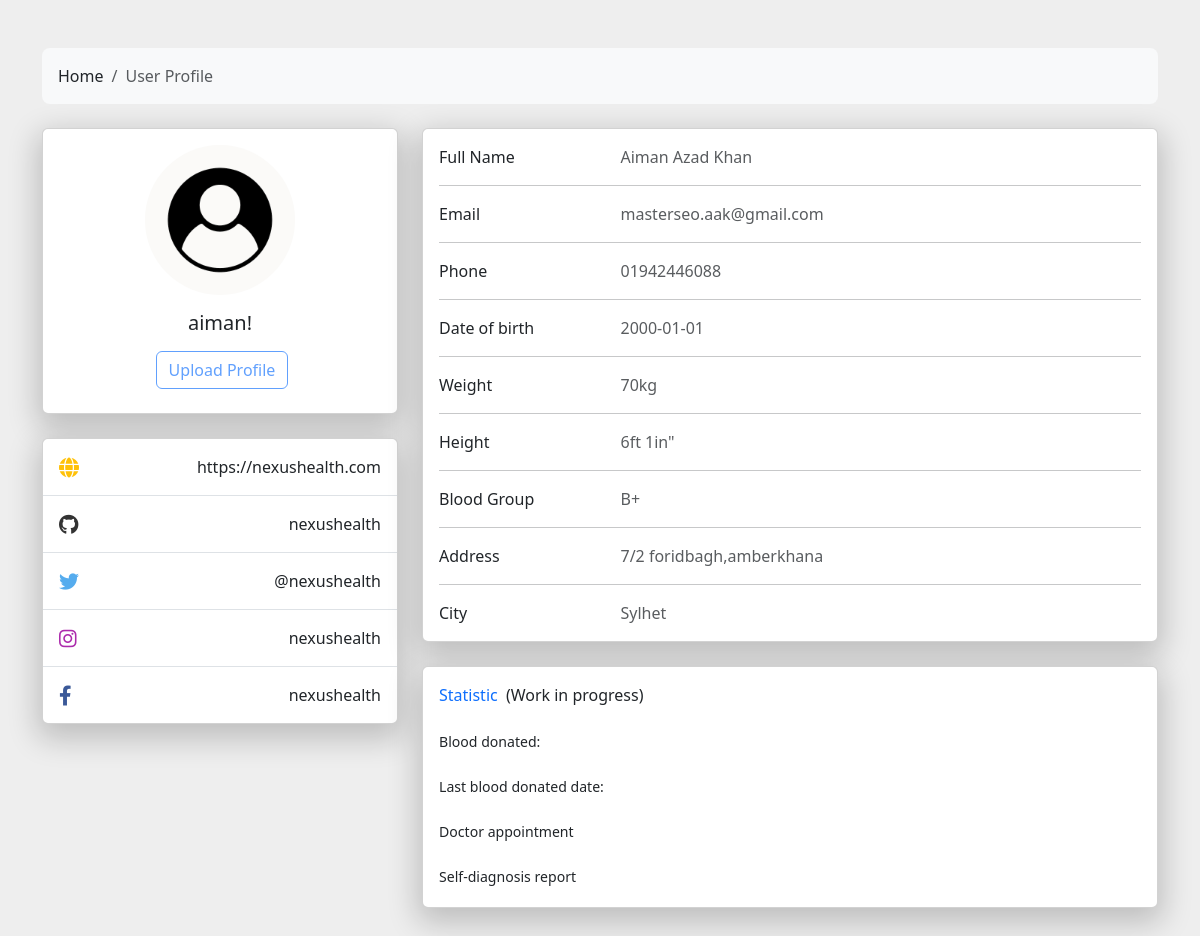
Screenshot of /Homepage/profile.php (signed in) with the database file from the repository.
### tables this page shows
CREATE TABLE `register` (
  `id` int(255) NOT NULL,
  `firstName` varchar(255) NOT NULL,
  `lastName` varchar(255) NOT NULL,
  `userName` varchar(255) NOT NULL,
  `email` varchar(255) NOT NULL,
  `pass` varchar(255) NOT NULL,
  `pNumber` varchar(255) NOT NULL,
  `dob` varchar(255) NOT NULL,
  `weight` varchar(255) NOT NULL,
  `height` varchar(255) NOT NULL,
  `sex` varchar(255) NOT NULL,
  `bloodGroup` varchar(255) NOT NULL,
  `address` varchar(255) NOT NULL,
  `city` varchar(255) NOT NULL,
  `verifytoken` varchar(255) NOT NULL,
  `verifystatus` int(255) NOT NULL DEFAULT 0 COMMENT '0 = No\r\n\r\n1 = Yes',
  `profilepic` varchar(255) NOT NULL DEFAULT '../ProfilePictures/Default.jpg'
);

### Database/sessionUserData.php (called while the page is built)
<?php
$loggedInUser = mysqli_query($conn, "SELECT * FROM `register` WHERE userName = '{$_SESSION['userName']}' OR email = '{$_SESSION['userName']}'");
$row = mysqli_fetch_assoc($loggedInUser);
?>

### Homepage/profile.php (the view, shortened to what this page needs)
<?php
include "../Database/connection.php";
include '../Database/sessionUserData.php'
?>
<!DOCTYPE html>
<html lang="en">
<head>
    <link href="https://cdnjs.cloudflare.com/ajax/libs/font-awesome/6.0.0-beta2/css/all.min.css" rel="stylesheet">
    <link href="https://cdn.jsdelivr.net/npm/bootstrap@5.3.0/dist/css/bootstrap.min.css" rel="stylesheet"
>
    <link rel="stylesheet" href="styles.css">
</head>
<body>
    <section style="background-color: #eee;">
        <div class="container py-5">
            <div class="row">
                <div class="col">
                    <nav aria-label="breadcrumb" class="bg-light rounded-3 p-3 mb-4">
                        <ol class="breadcrumb mb-0">
                            <li class="breadcrumb-item"><a href="index.php">Home</a></li>
                            <li class="breadcrumb-item active" aria-current="page">User Profile</li>
                        </ol>
                    </nav>
                </div>
            </div>
            <div class="row">
                <div class="col-lg-4">
                    <div class="card mb-4">
                        <div class="card-body text-center">
                            <img src="<?php echo $row['profilepic']?>"
                                alt="avatar" class="rounded-circle img-fluid" style="width: 150px;">
                            <h5 class="my-3"><?php echo $row['userName']?></h5>
                            <div class="d-flex justify-content-center mb-2">
                                <button type="button" class="btn btn-outline-primary ms-1 disabled">Upload Profile</button>
                            </div>
                        </div>
                    </div>
                    <div class="card mb-4 mb-lg-0">
                        <div class="card-body p-0">
                            <ul class="list-group list-group-flush rounded-3">
                                <li class="list-group-item d-flex justify-content-between align-items-center p-3">
                                    <i class="fas fa-globe fa-lg text-warning"></i>
                                    <p class="mb-0">https://nexushealth.com</p>
                                </li>
                                <li class="list-group-item d-flex justify-content-between align-items-center p-3">
                                    <i class="fab fa-github fa-lg" style="color: #333333;"></i>
                                    <p class="mb-0">nexushealth</p>
                                </li>
                                <li class="list-group-item d-flex justify-content-between align-items-center p-3">
                                    <i class="fab fa-twitter fa-lg" style="color: #55acee;"></i>
                                    <p class="mb-0">@nexushealth</p>
                                </li>
                                <li class="list-group-item d-flex justify-content-between align-items-center p-3">
                                    <i class="fab fa-instagram fa-lg" style="color: #ac2bac;"></i>
                                    <p class="mb-0">nexushealth</p>
                                </li>
                                <li class="list-group-item d-flex justify-content-between align-items-center p-3">
                                    <i class="fab fa-facebook-f fa-lg" style="color: #3b5998;"></i>
                                    <p class="mb-0">nexushealth</p>
                                </li>
                            </ul>
                        </div>
                    </div>
                </div>
                <div class="col-lg-8">
                    <div class="card mb-4">
                        <div class="card-body">
                            <div class="row">
                                <div class="col-sm-3">
                                    <p class="mb-0">Full Name</p>
                                </div>
                                <div class="col-sm-9">
                                    <p class="text-muted mb-0"><?php echo $row['firstName'].' '.$row['lastName']?></p>
                                </div>
                            </div>
                            <hr>
                            <div class="row">
                                <div class="col-sm-3">
                                    <p class="mb-0">Email</p>
                                </div>
                                <div class="col-sm-9">
                                    <p class="text-muted mb-0"><?php echo $row['email']?></p>
                                </div>
                            </div>
                            <hr>
                            <div class="row">
                                <div class="col-sm-3">
                                    <p class="mb-0">Phone</p>
                                </div>
                                <div class="col-sm-9">
                                    <p class="text-muted mb-0"><?php echo $row['pNumber']?></p>
                                </div>
                            </div>
                            <hr>
                            <div class="row">
                                <div class="col-sm-3">
                                    <p class="mb-0">Date of birth</p>
                                </div>
                                <div class="col-sm-9">
                                    <p class="text-muted mb-0"><?php echo $row['dob']?></p>
                                </div>
                            </div>
                            <hr>
                            <div class="row">
                                <div class="col-sm-3">
                                    <p class="mb-0">Weight</p>
                                </div>
                                <div class="col-sm-9">
                                    <p class="text-muted mb-0"><?php echo $row['weight']?></p>
                                </div>
                            </div>
                            <hr>
                            <div class="row">
                                <div class="col-sm-3">
                                    <p class="mb-0">Height</p>
                                </div>
                                <div class="col-sm-9">
                                    <p class="text-muted mb-0"><?php echo $row['height']?>"</p>
                                </div>
                            </div>
                            <hr>
                            <div class="row">
                                <div class="col-sm-3">
                                    <p class="mb-0">Blood Group</p>
                                </div>
                                <div class="col-sm-9">
                                    <p class="text-muted mb-0"><?php echo $row['bloodGroup']?></p>
                                </div>
                            </div>
                            <hr>
                            <div class="row">
                                <div class="col-sm-3">
                                    <p class="mb-0">Address</p>
                                </div>
                                <div class="col-sm-9">
                                    <p class="text-muted mb-0"><?php echo $row['address']?></p>
                                </div>
                            </div>
                            <hr>
                            <div class="row">
                                <div class="col-sm-3">
                                    <p class="mb-0">City</p>
                                </div>
                                <div class="col-sm-9">
                                    <p class="text-muted mb-0"><?php echo $row['city']?></p>
                                </div>
                            </div>
                        </div>
                    </div>
                    <div class="row">
                        <div class="col-md-12">
                            <div class="card mb-4 mb-md-0">
                                <div class="card-body">
                                    <p class="mb-4"><span class="text-primary font-italic me-1">Statistic</span> (Work in progress)
                                    </p>
                                    <p class="mb-1" style="font-size: .88rem;">Blood donated: </p>
                                    <p class="mt-4 mb-1" style="font-size: .88rem;">Last blood donated date: </p>
                                    <p class="mt-4 mb-1" style="font-size: .88rem;">Doctor appointment </p>
                                    <p class="mt-4 mb-1" style="font-size: .88rem;">Self-diagnosis report</p>
                                </div>
                            </div>
                        </div>
                    </div>
                </div>
            </div>
        </div>
    </section>
</body>
</html>

### Homepage/styles.css (style rules this page uses)
.card { overflow: hidden; cursor: pointer; position: relative; box-shadow: 0 10px 30px 5px rgba(0, 0, 0, 0.2); }
a { inset: auto auto 40px 30px; color: inherit; text-decoration: none; }

### rows the page displays
register: profilepic (placeholder picture), userName "aiman!", firstName "Aiman Azad", lastName "Khan", email "masterseo.aak@gmail.com", pNumber "01942446088", dob "2000-01-01", weight "70kg", height "6ft 1in", bloodGroup "B+", address "7/2 foridbagh,amberkhana", city "Sylhet"
